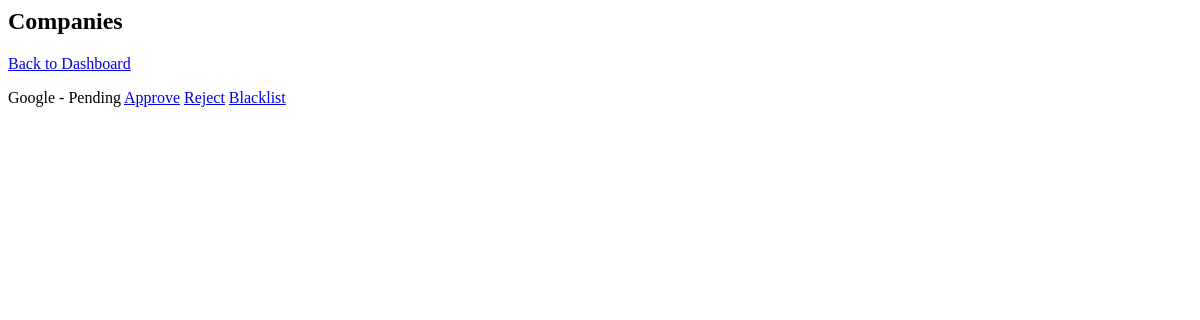
Before: /admin/companies with the older database file.
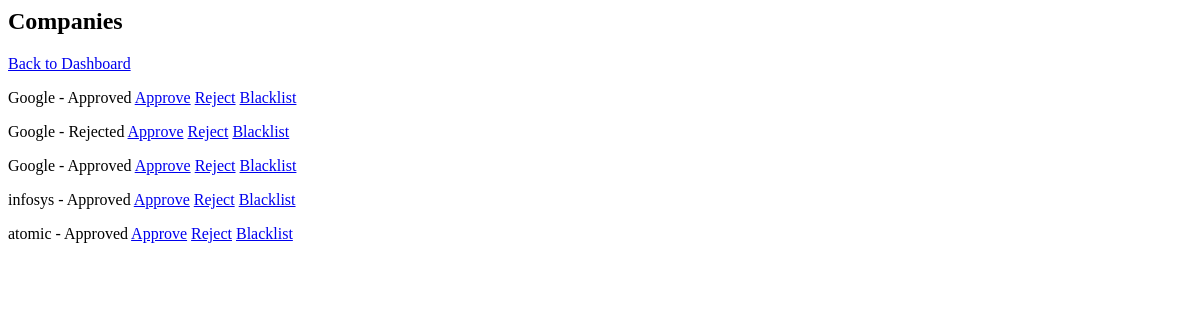
After: the same page with the newer database file.
### models.py (models this page shows)
class Company(db.Model):
    id = db.Column(db.Integer, primary_key=True)
    name = db.Column(db.String(200))
    email = db.Column(db.String(200), unique=True)
    password = db.Column(db.String(200))
    hr_contact = db.Column(db.String(100))
    website = db.Column(db.String(200))
    approval_status = db.Column(db.String(50))
    jobs = db.relationship('JobPosition', backref='company', lazy=True)

### app.py (the view)
@app.route("/admin/companies")
def admin_companies():
    companies = Company.query.all()
    return render_template("admin_companies.html", companies=companies)

### app.py (called while the page is built)
@app.before_request
def setup_db():
    if not hasattr(app, "db_initialized"):
        with app.app_context():
            db.create_all()
            if not Admin.query.filter_by(username="admin").first():
                admin = Admin(
                    username="admin",
                    password="admin123"
                )
                db.session.add(admin)
                db.session.commit()
        app.db_initialized = True

### templates/admin_companies.html
<h2>Companies</h2>
<a href="admin/dashboard"> Back to Dashboard</a>
{% for c in companies %}
<p>
{{ c.name }} - {{ c.approval_status }}
<a href="/admin/company/{{c.id}}/approve">Approve</a>
<a href="/admin/company/{{c.id}}/reject">Reject</a>
<a href="/admin/company/{{c.id}}/deactivate">Blacklist</a>
</p>
{% endfor %}

Changed rows visible on the page:
changed Company (number 1 of 5 on the later page): approval_status "Pending" → "Approved"
added Company: name "Google", approval_status "Rejected"
added Company: name "Google", approval_status "Approved"
added Company: name "infosys", approval_status "Approved"
added Company: name "atomic", approval_status "Approved"
